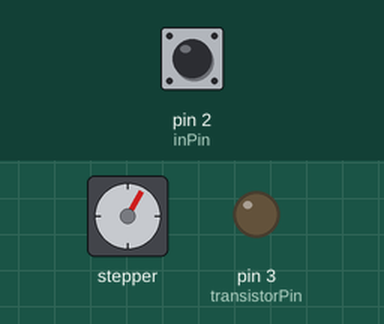
Simulated run of this sketch. Board: Arduino Uno, built with avr-gcc and run on an emulated ATmega328P. Shown: stepper motor, output pins drawn as LEDs (lit = HIGH). The test bench sets the inputs (shaded band); at power-on: pin 2 (inPin) LOW. Stepper angles assume 512 steps per turn.

Above: at 1.29 s.
1.3 s: pin 2 (inPin) driven HIGH
At 1.59 s:
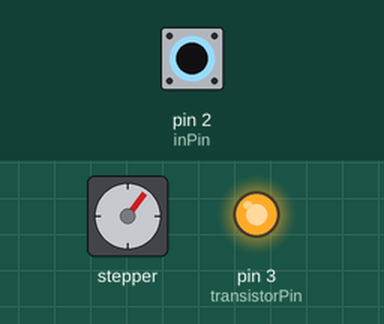
4.3 s: pin 2 (inPin) pulsed LOW 2 times (0.12 s each, 0.3 s apart)
At 4.57 s:
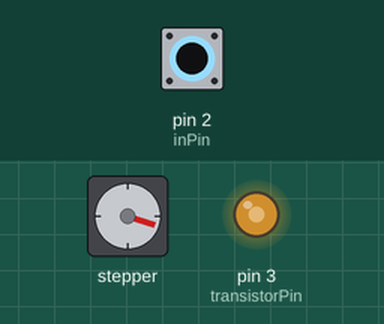
7.3 s: pin 2 (inPin) pulsed LOW 5 times (0.12 s each, 0.3 s apart)
At 7.71 s:
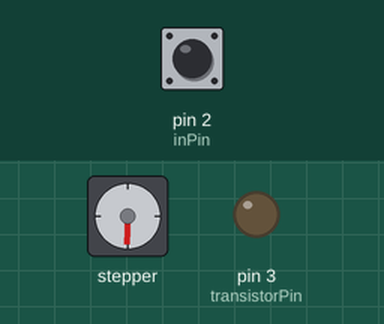
Timing chart, 0 to 25.3 s (numbered marks = the images above; inputs shaded):
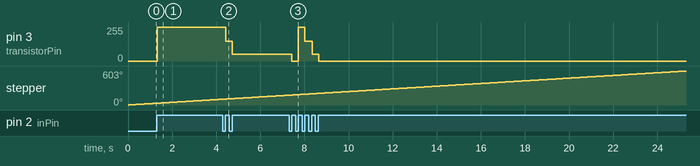

The sketch:

little_sun.ino
```cpp
//motor
#include <Stepper.h>
int in1Pin = 12;
int in2Pin = 11;
int in3Pin = 10;
int in4Pin = 9;
int x = 1;
Stepper motor(512, in1Pin, in2Pin, in3Pin, in4Pin);

// switch function
int inPin = 2;
volatile byte state = LOW;
int reading;           // the current reading from the input pin
int bstate = 0;
int previous = LOW;

// 3 watt light
const int transistorPin = 3;

void setup() {
  //motor
  pinMode(in1Pin, OUTPUT);
  pinMode(in2Pin, OUTPUT);
  pinMode(in3Pin, OUTPUT);
  pinMode(in4Pin, OUTPUT);
  motor.setSpeed(4);
  Serial.begin(9600);

  //switch and light
  pinMode(inPin, INPUT);
  pinMode(transistorPin, OUTPUT);
}

void loop() {
  //motor
  motor.step(1);

  // read switch state and turn on light
  reading = digitalRead(inPin);
  if (reading == HIGH && previous == LOW) {
    bstate = bstate + 1;
    bstate = bstate % 4;
  }
  if (bstate == 1) {
    analogWrite(transistorPin, 255);
  } else if (bstate == 2) {
    analogWrite(transistorPin, 150);
  } else if (bstate == 3) {
    analogWrite(transistorPin, 50);
  } else {
    analogWrite(transistorPin, 0);
  }
  previous = reading;
}
```

Measured:
- after the input at 1.3 s, pin 3 (transistorPin): 0/255 → 255/255 at once
- after the input at 4.3 s, pin 3 (transistorPin): 255/255 → 150/255 after 0.13 s, → 50/255 0.30 s later
- after the input at 7.3 s, pin 3 (transistorPin): 50/255 → 0/255 after 0.13 s, → 255/255 0.30 s later, → 150/255 0.30 s later, → 50/255 0.32 s later, … (5 changes in this stretch)
